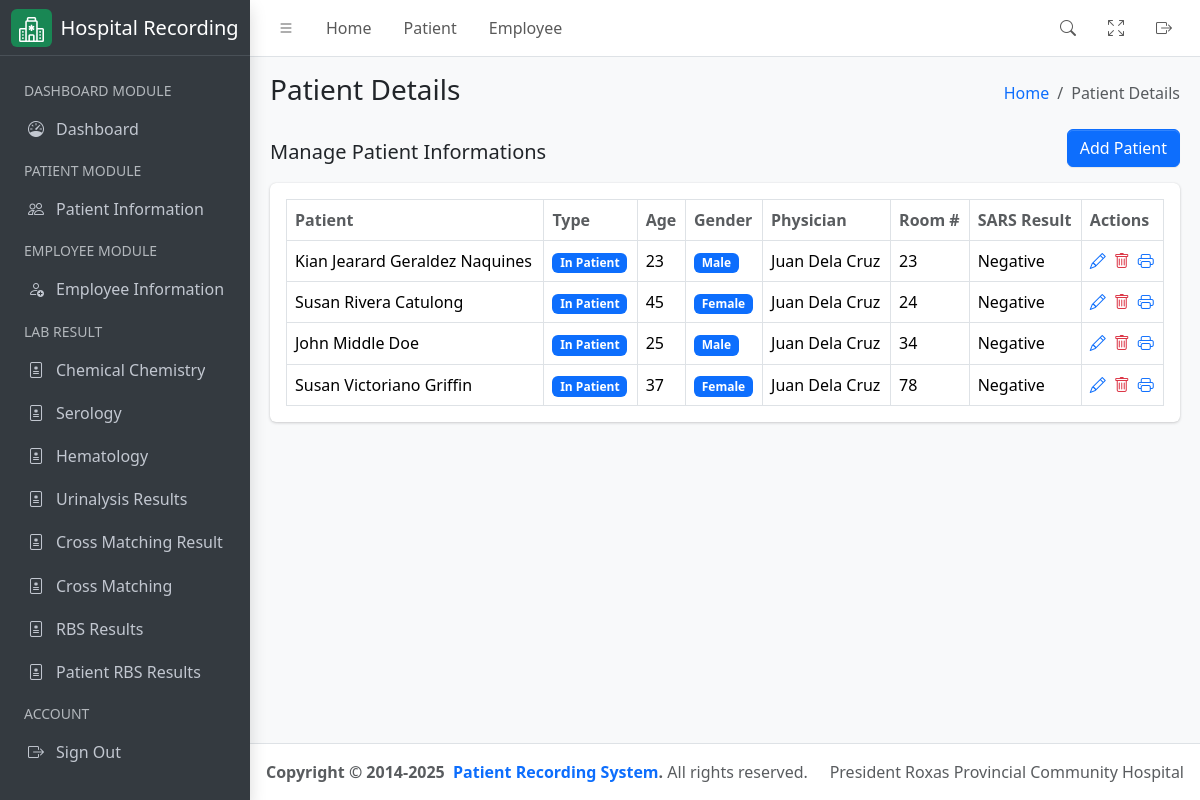
The page /patient/ on the database its author committed.
### hospital_app/models.py (models this page shows, shortened)
class Patient(models.Model):
    firstname = models.CharField(max_length=255)
    middlename = models.CharField(max_length=255)
    lastname = models.CharField(max_length=255)
    age = models.PositiveIntegerField()
    sex = models.CharField(
        max_length=10, choices=(("Male", "Male"), ("Female", "Female"))
    )
    physician = models.ForeignKey(
        User,
        related_name="physician",
        limit_choices_to={"groups__name": "Physician"},
        on_delete=models.CASCADE,
    )
    room_number = models.PositiveIntegerField()
    sample_type = models.CharField(max_length=255)
    time_of_collection = models.TimeField()
    date_of_collection = models.DateField()
    sars_result = models.CharField(max_length=255)
    date = models.DateField(auto_now_add=True)
    assigned_pathologist = models.ForeignKey(
        User,
        related_name="patient_pathologist",
        on_delete=models.CASCADE,
        null=True,
        blank=True,
        limit_choices_to={"groups__name": "Pathologist"},
    )
    assigned_technologist = models.ForeignKey(
        User,
        related_name="patient_technologist",
        on_delete=models.CASCADE,
        null=True,
        blank=True,
        limit_choices_to={"groups__name": "Medical Technologist"},
    )
    patient_type = models.CharField(
        max_length=100,
        default="In Patient",
        choices=(
            ("In Patient", "In Patient"),
            ("Out Patient", "Out Patient"),
        ),
    )
    def get_full_name(self):
        return f"{self.firstname} {self.middlename} {self.lastname}"

### hospital_app/views.py (the view)
# urls.py: path('patient/', PatientListView.as_view(), name="patient_list"),
class PatientListView(ListView):
    template_name = "patient.html"
    queryset = Patient.objects.all()
    context_object_name = "patients"
    def get_context_data(self, **kwargs):
        context = super().get_context_data(**kwargs)
        context["detail_header"] = "Patient Details List"
        context["humberger_header"] = "Patient Details"
        return context

### hospital_app/templates/patient.html
{% extends './includes/base.html' %}
{% block content %}
<div class="container-fluid">
    <div class="row">
        <div class="col-md-12">
            <div class="d-flex justify-content-between align-items-center">
                <h5>Manage Patient Informations</h5>
                <a href="{% url 'patient_add' %}" class="btn btn-primary mb-3">Add Patient</a>
            </div>
            <div class="card mb-4">
                <div class="card-body">
                    <table id="datatable" class="table table-bordered table-hover">
                        <thead>
                            <tr>
                                <th class="text-muted">Patient</th>
                                <th class="text-muted">Type</th>
                                <th class="text-muted">Age</th>
                                <th class="text-muted">Gender</th>
                                <th class="text-muted">Physician</th>
                                <th class="text-muted">Room #</th>
                                <th class="text-muted">SARS Result</th>
                                <th class="text-muted">Actions</th>
                            </tr>
                        </thead>
                        <tbody>
                            {% for result in patients %}
                            <tr>
                                <td>{{ result.get_full_name }}</td>
                                <td>
                                    <span class="badge bg-primary">{{ result.patient_type }}</span>
                                </td>
                                <td>{{ result.age }}</td>
                                <td>
                                    <span class="badge bg-primary">{{ result.sex }}</span>
                                </td>
                                <td>{{ result.physician.get_full_name }}</td>
                                <td>{{ result.room_number }}</td>
                                <td>{{ result.sars_result }}</td>
                                <td>
                                    <div class="d-flex align-items-center justify-content-start gap-2">
                                        <a href="{% url 'patient_update' pk=result.id %}" class="text-sm">
                                            <i class="bi bi-pencil"></i>
                                        </a>
                                        <a href="{% url 'patient_delete' pk=result.id %}" class="text-sm">
                                            <i class="bi bi-trash text-danger"></i>
                                        </a>
                                        <a href="{% url 'generate_panbio' pk=result.id %}">
                                            <i class="bi bi-printer"></i>
                                        </a>
                                    </div>
                                </td>
                            </tr>
                            {% endfor %}
                        </tbody>
                    </table>
                </div>
            </div>
        </div>
    </div>
</div>
{% endblock %}

### rows shown on the page
Patient: get_full_name "Kian Jearard Geraldez Naquines", patient_type "In Patient", age "23", sex "Male", physician.get_full_name "Juan Dela Cruz", room_number "23", sars_result "Negative"
Patient: get_full_name "Susan Rivera Catulong", patient_type "In Patient", age "45", sex "Female", physician.get_full_name "Juan Dela Cruz", room_number "24", sars_result "Negative"
Patient: get_full_name "John Middle Doe", patient_type "In Patient", age "25", sex "Male", physician.get_full_name "Juan Dela Cruz", room_number "34", sars_result "Negative"
Patient: get_full_name "Susan Victoriano Griffin", patient_type "In Patient", age "37", sex "Female", physician.get_full_name "Juan Dela Cruz", room_number "78", sars_result "Negative"

### other values the page prints
{{ humberger_header }} "Patient Details"
